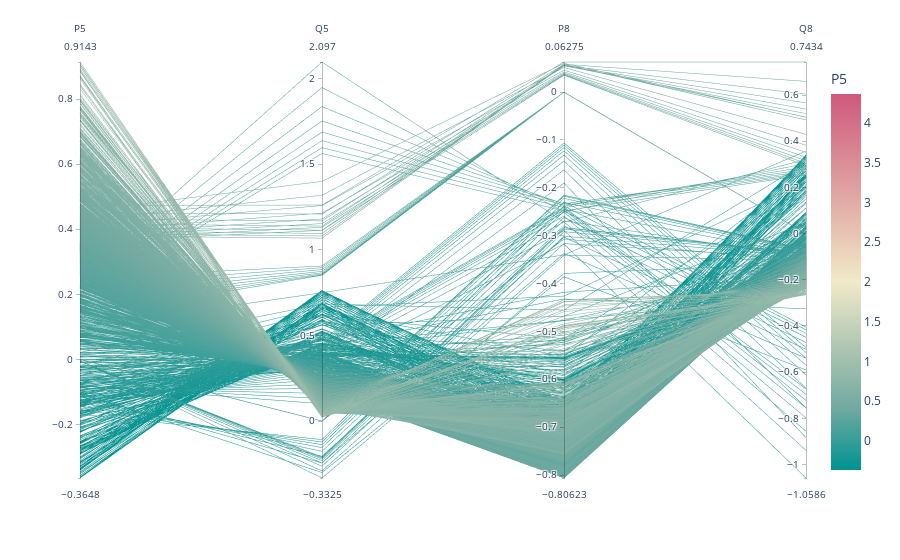

The notebook cell this image was saved under:
### Code cell
fig = px.parallel_coordinates(df[df.columns[4:8]], color=str(df.columns[4]),color_continuous_scale=px.colors.diverging.Tealrose,color_continuous_midpoint=2)
fig.show()

### Figure 1 — Plotly figure (JSON) as saved in the notebook; plotly's stock layout.template omitted (floating-point values rounded to 4 significant figures; data arrays with more than 128 entries replaced by an {"elided": "..."} marker saying what was removed)
{"data": [{"dimensions": [{"label": "P5", "values": {"elided": "9009 float values"}}, {"label": "Q5", "values": {"elided": "9009 float values"}}, {"label": "P8", "values": {"elided": "9009 float values"}}, {"label": "Q8", "values": {"elided": "9009 float values"}}], "domain": {"x": [0, 1], "y": [0, 1]}, "line": {"color": {"elided": "9009 float values"}, "coloraxis": "coloraxis"}, "name": "", "type": "parcoords"}], "layout": {"coloraxis": {"cmid": 2, "colorbar": {"title": {"text": "P5"}}, "colorscale": [[0, "rgb(0, 147, 146)"], [0.1667, "rgb(114, 170, 161)"], [0.3333, "rgb(177, 199, 179)"], [0.5, "rgb(241, 234, 200)"], [0.6667, "rgb(229, 185, 173)"], [0.8333, "rgb(217, 137, 148)"], [1, "rgb(208, 88, 126)"]]}, "legend": {"tracegroupgap": 0}, "margin": {"t": 60}}}
